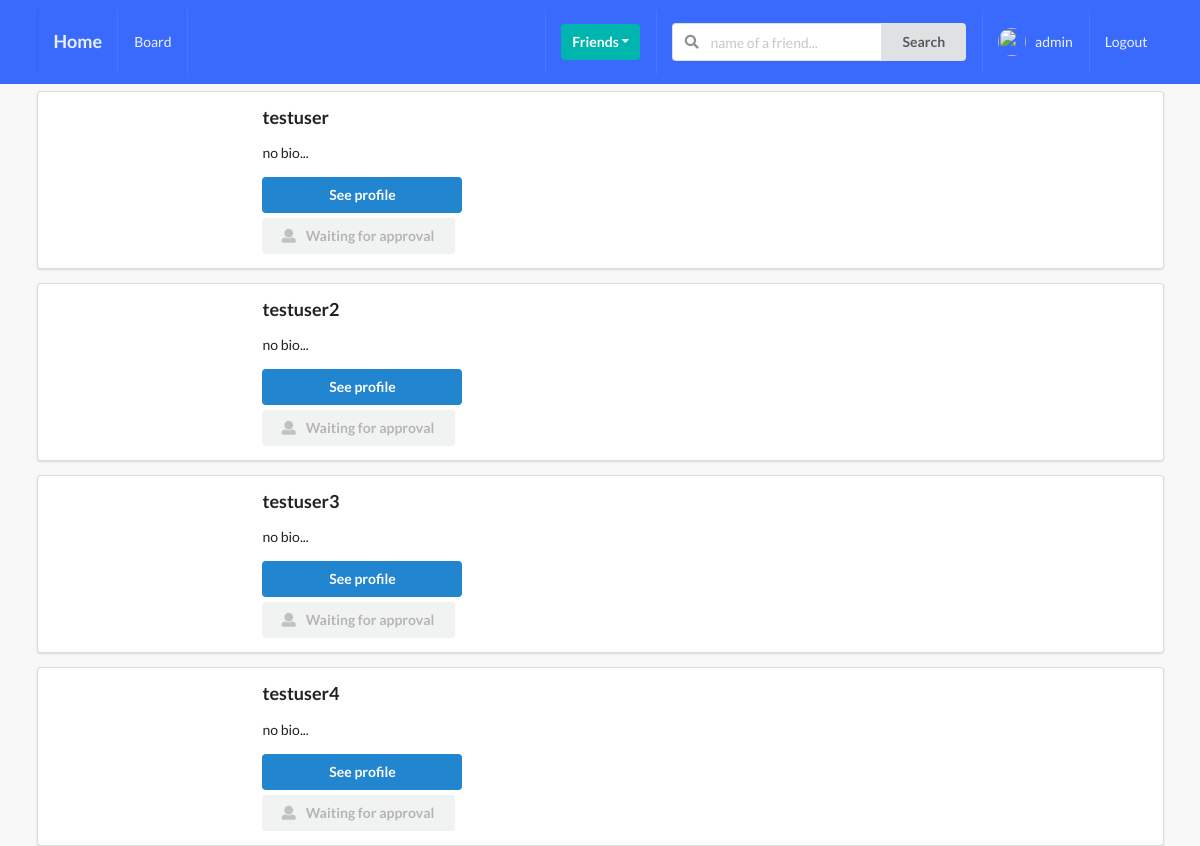
The page /profiles/ (signed in) on the database as committed earlier.
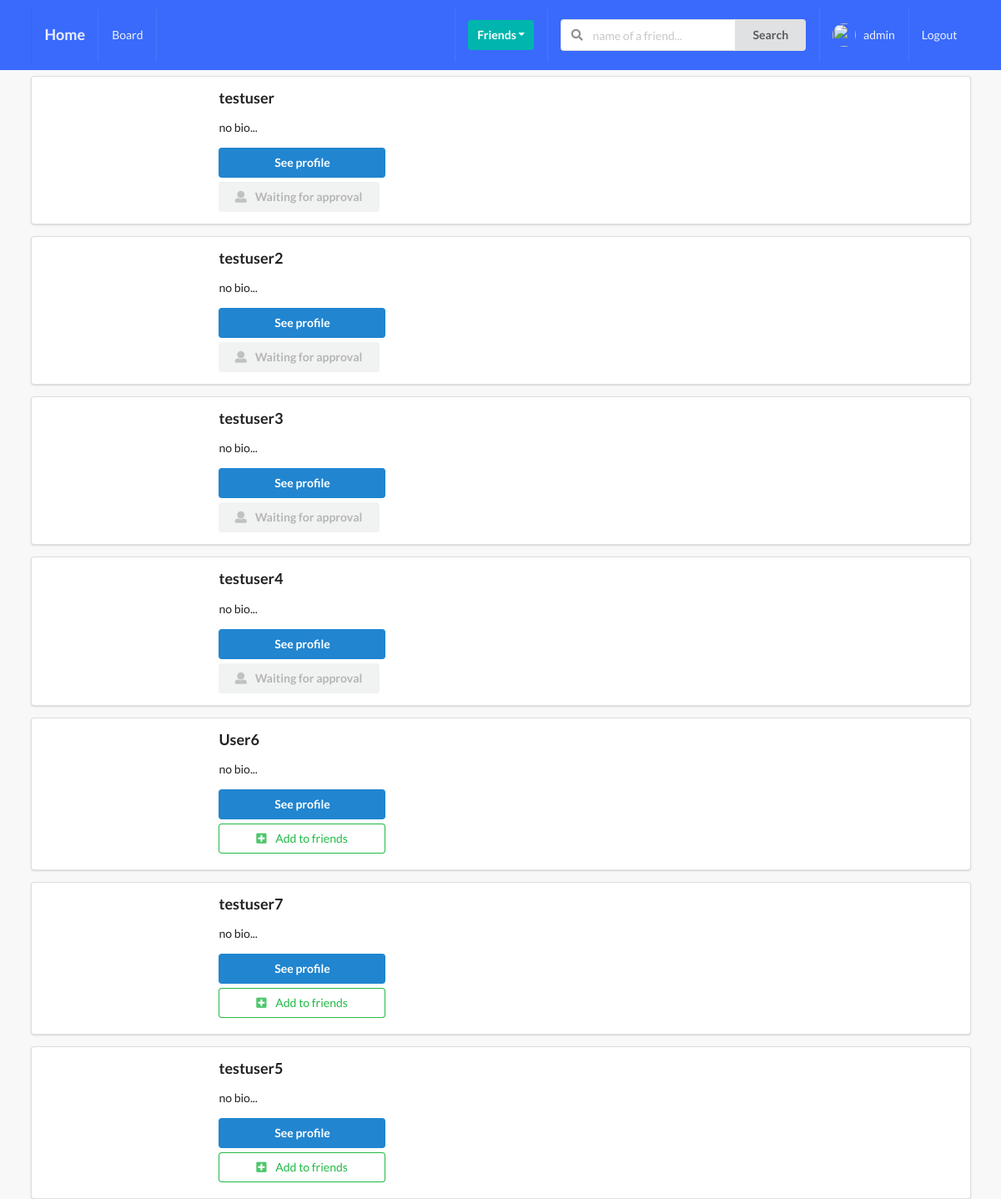
The same page on the database as committed later.
### profiles/models.py (models this page shows, shortened)
class Profile(models.Model):
    first_name = models.CharField(max_length=200, blank=True)
    last_name = models.CharField(max_length=200, blank=True)
    user = models.OneToOneField(User, on_delete=models.CASCADE)
    bio = models.TextField(default='no bio...', max_length=300)
    email = models.EmailField(max_length=200, blank=True)
    country = models.CharField(max_length=200, blank=True)
    avatar = models.ImageField(default='avatar.png', upload_to='avatars/')
    """install Pillow, create medaia_root, find avatar.png"""
    friends = models.ManyToManyField(User, blank=True, related_name='friends')
    slug = models.SlugField(unique=True, blank=True)
    updated = models.DateTimeField(auto_now=True)
    created = models.DateTimeField(auto_now_add=True)
    objects = ProfileManager()
    def get_absolute_url(self):
        return reverse("profiles:profile-detail-view", kwargs={"slug": self.slug})
    __initial_first_name = None
    __initial_last_name = None
    def __init__(self, *args, **kwargs):
        super().__init__(*args, **kwargs)
        self.__initial_first_name = self.first_name
        self.__initial_last_name = self.last_name

### profiles/views.py (the view)
# urls.py: path('', ProfileListView.as_view(), name='all-profiles-view'),
class ProfileListView(LoginRequiredMixin, ListView):
    model = Profile
    template_name = 'profiles/profile_list.html'
    def get_queryset(self):
        qs = Profile.objects.get_all_profiles(self.request.user)
        return qs
    def get_context_data(self, **kwargs):
        context = super().get_context_data(**kwargs)
        user = User.objects.get(username__iexact=self.request.user)
        profile = Profile.objects.get(user=user)
        rel_r = Relationship.objects.filter(sender=profile)
        rel_s = Relationship.objects.filter(receiver=profile)
        rel_receiver = []
        rel_sender = []
        for item in rel_r:
            rel_receiver.append(item.receiver.user)
        for item in rel_s:
            rel_sender.append(item.sender.user)
        context["rel_receiver"] = rel_receiver
        context["rel_sender"] = rel_sender
        context['is_empty'] = False
        if len(self.get_queryset()) == 0:
            context['is_empty'] = True
        return context

### profiles/context_processors.py (called while the page is built)
def profile_pic(request):
    if request.user.is_authenticated:
        profile_obj = Profile.objects.get(user=request.user)
        pic = profile_obj.avatar
        return {'picture': pic}
    return {}

def invitations_received_no(request):
    if request.user.is_authenticated:
        profile_obj = Profile.objects.get(user=request.user)
        qs_count = Relationship.objects.invitations_received(profile_obj).count()
        return {'invites_num': qs_count}
    return {}

### profiles/models.py (called while the page is built)
    def get_all_profiles(self, me):
        profiles = Profile.objects.all().exclude(user=me)
        return profiles

    def invitations_received(self, receiver):
        qs = Relationship.objects.filter(receiver=receiver, status='send')
        return qs

### templates/profiles/profile_list.html (shortened to what this page needs)
{% extends 'base.html' %}
{% block content %}
{% for obj in object_list %}
    <div class="ui segment">
        <div class="ui grid">
            <div class="row">
                <div class="three wide column">
                </div>
                <div class="thirteen wide column">
                    <h3>{{ obj.user }}</h3>
                    <p>{{ obj.bio }}</p>
                    <a href="{{ obj.get_absolute_url }}">
                        <button class="ui primary button mb-5 w-big">See profile</button>
                    </a>
                    <br>
                    {% if obj.user not in rel_receiver and obj.user not in rel_sender %}
                        <form action="{% url 'profiles:send-invite' %}" method="post">
                                <button type="submit" class="ui positive basic button mb-5 w-big">
                                    <i class="plus square icon"></i>
                                    Add to friends
                                </button>
                        </form>
                    {% endif %}
                    {% if obj.user in rel_receiver and request.user not in obj.friends.all %}
                        <button class="ui disabled button">
                            <i class="user icon"></i>
                            Waiting for approval
                        </button>
                    {% endif %}
                </div>
            </div>
        </div>
    </div>
{% endfor %}
{% endblock content %}

### templates/base.html (shortened to what this page needs)
{% load static %}
<!DOCTYPE html>
<html lang="en">
  <head>
    <link rel="stylesheet" type="text/css" href="{% static 'style.css' %}">
    <link rel="stylesheet" type='text/css' href="https://cdnjs.cloudflare.com/ajax/libs/semantic-ui/2.2.14/semantic.min.css">
  </head>
  <body>
    {% include 'main/navbar.html' %}
    <div class="ui container">
      {% block content %}
      {% endblock content %}
    </div>
  </body>
</html>

### templates/main/navbar.html (shortened to what this page needs)
{% url 'home-view' as path_to_home %}
{% url 'posts:main-post-view' as path_to_posts %}
{% url 'profiles:my-profile-view' as path_to_my_profile %}
<div class="ui inverted menu nav mb-7">
  <div class="ui container">
    <a href="{{path_to_home}}" class="{% if request.path == path_to_home %}active{% endif %} item">
        <h3>Home</h3>
    </a>
    {% if request.user.is_authenticated %}
    <a href="{{path_to_posts}}" class="{% if request.path == path_to_posts %}active{% endif %} item">
        Board
    </a>
    {% endif %}
    <div class="right menu">
        {% if request.user.is_authenticated %}
        <div class="item">
            <div class="ui floating dropdown icon button teal"> Friends
                <i class="dropdown icon"></i>
             </div>
        </div>
             <div class="item">
              <form action="" method="GET">
                <div class="ui action left icon input">
                <input class="prompt" type="text" name='q' placeholder="name of a friend...">
                <button type='submit' class="ui button">Search</button>
                </div>
            </form>
            </div>
            <a href="{{path_to_my_profile}}" class="{% if request.path == path_to_my_profile %}active{% endif %} item">
                <img src={{picture.url}} class="ui avatar image">&nbsp;
                 {{ request.user }}
            </a>
            <a href="{% url 'account_logout' %}" class="ui item">
                Logout
            </a>
        {% else %}
            <a href="{% url 'account_login' %}" class="ui item">
                Login
            </a>
        {% endif %}
    </div>
  </div>
</div>

### static_project/style.css (style rules this page uses)
body { background: #F8F8F8 !important; }
.nav { border-radius: 0px !important; padding: 10px 0 10px 0 !important; background-color: #396afc !important; }
.mb-7 { margin-bottom: 7px !important; }
.mb-5 { margin-bottom: 5px !important; }
.w-big { width: 200px !important; }

Rows that differ between the two databases and show on the page:
added Profile: user "User6", bio "no bio..."
added Profile: user "testuser7", bio "no bio..."
added Profile: user "testuser5", bio "no bio..."
